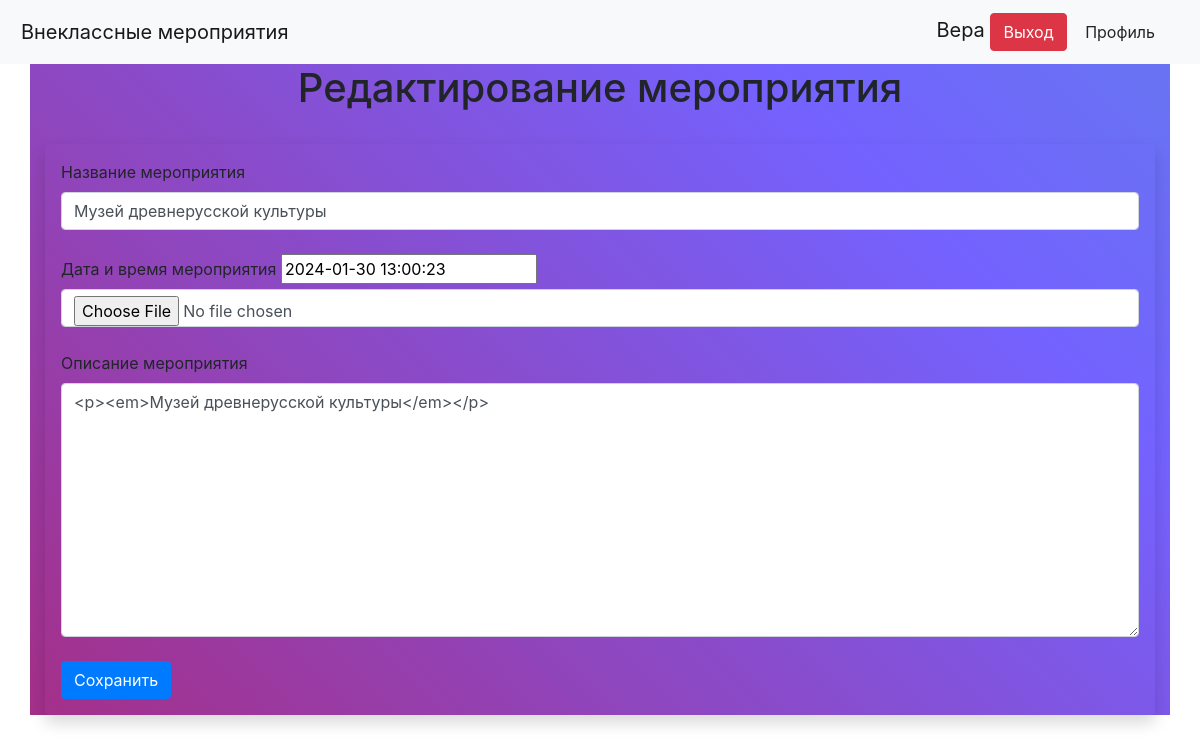
/events/edit/4 (signed in), run on the app's committed database.
### data/users.py (models this page shows, shortened)
class User(SqlAlchemyBase, UserMixin):
    __tablename__ = 'users'
    id = db.Column(db.Integer, primary_key=True, autoincrement=True)
    name = db.Column(db.VARCHAR, nullable=True)
    email = db.Column(db.VARCHAR, index=True, unique=True, nullable=True)
    last_name = db.Column(db.VARCHAR, nullable=True)
    fathers_name = db.Column(db.VARCHAR, nullable=True)
    occupation = db.Column(db.VARCHAR, nullable=True)
    school_num = db.Column(db.VARCHAR, nullable=True)
    class_num = db.Column(db.VARCHAR, nullable=True)
    city = db.Column(db.VARCHAR, nullable=True)
    about = db.Column(db.VARCHAR, nullable=True)
    hashed_password = db.Column(db.VARCHAR, nullable=True)
    created_date = db.Column(db.DateTime, default=datetime.datetime.now)
    is_active = db.Column(db.CHAR, nullable=True)
    profile_picture = db.Column(db.VARCHAR, nullable=True)
    events = orm.relationship("Events", backref='event_poster')
    feedbacks = orm.relationship("Feedbacks", backref='feedback_poster')

### data/events.py (models this page shows)
class Events(SqlAlchemyBase):
    __tablename__ = 'events'
    id = db.Column(db.Integer, primary_key=True, autoincrement=True)
    title = db.Column(db.VARCHAR, nullable=False)
    description = db.Column(db.VARCHAR, nullable=False)
    event_picture = db.Column(db.VARCHAR, nullable=True)
    event_date_time = db.Column(db.DateTime, default=datetime.datetime.now)
    created_date = db.Column(db.DateTime, default=datetime.datetime.now)
    poster_id = db.Column(db.Integer, db.ForeignKey("users.id"))
    category_id = db.Column(db.Integer, db.ForeignKey("categories.id"))
    feedbacks = orm.relationship("Feedbacks", backref='event')

### main.py (the view, shortened to what this page needs)
@app.route('/events/edit/<int:id>', methods=['GET', 'POST'])
def edit_event(id):
    db_sess = db_session.create_session()
    event = db_sess.query(Events).filter(Events.id == id).first()
    form = EventForm()
    if current_user.id == event.poster_id or current_user.id == 1:
        form.title.data = event.title
        form.description.data = event.description
        form.event_date_time.data = event.event_date_time
        return render_template('edit_event.html', form=form)

### forms/event.py
class EventForm(FlaskForm):
    title = StringField('Название мероприятия', validators=[DataRequired()])
    description = CKEditorField("Описание мероприятия", validators=[DataRequired()])
    event_picture = FileField("Фото")
    event_date_time = DateTimeField("Дата и время мероприятия", validators=[DataRequired()])
    submit = SubmitField('Сохранить')

### data/db_session.py (called while the page is built)
def create_session() -> Session:
    global __factory
    return __factory()

### main.py (called while the page is built)
@login_manager.user_loader
def load_user(user_id):
    db_sess = db_session.create_session()
    return db_sess.query(User).get(user_id)

### templates/edit_event.html (shortened to what this page needs)
{% extends "base.html" %}
{% block content %}
{% if current_user.is_authenticated %}
	<h1>Редактирование мероприятия</h1>
	<br/>
	<div class="shadow p-3 mb-5 bg-body rounded">
		<form action="" method="POST" enctype="multipart/form-data">
			{{ form.title.label(class="form-label") }}
			{{ form.title(class="form-control") }}
			<br/>
			{{ form.event_date_time.label(class="form-label") }}
			{{ form.event_date_time(class="DateTimeField") }}
			<br/>
			{{ form.event_picture(class="form-control") }}
			<br/>
			{{ form.description.label(class="form-label") }}
			{{ form.description(class="form-control", rows="10") }}
			<br/>
			{{ form.submit(class="btn btn-primary") }}
		</form>
	</div>
{% else %}
	<h2> Для редактирования мероприятия необходимо войти в систему...</h2>
	<a href="{{ url_for('login') }}">Вход в систему</a>
{% endif %}
{% endblock %}

### templates/base.html (shortened to what this page needs)
<!doctype html>
<html lang="en">
<head>
    <link rel="stylesheet"
          href="https://stackpath.bootstrapcdn.com/bootstrap/4.4.1/css/bootstrap.min.css"
>
    <link rel="stylesheet" type="text/css" href="{{url_for('static', filename='css/style.css')}}" />
    <link rel="stylesheet" type="text/css" href="{{url_for('static', filename='css/style_maps.css')}}" />
    <link rel="stylesheet" type="text/css" href="{{url_for('static', filename='css/style_def.css')}}" />
    <link rel="stylesheet" type="text/css" href="{{url_for('static', filename='css/info.css')}}" />
</head>
<body>
<header>
    <nav class="navbar navbar-light bg-light">
        <a class="navbar-brand" href="/">Внеклассные мероприятия</a>
        <div class="navbar-brand">
        {% if current_user.is_authenticated %}
                {{ current_user.name }}
                <a class="btn btn-danger" href="/logout" >Выход</a>
                <a class="btn" href="/profile" >Профиль</a>
        {% else %}
                <a class="btn btn-primary" href="/register">Зарегистрироваться</a>
                <a class="btn btn-success" href="/login">Войти</a>
        {% endif %}
        </div>
    </nav>
</header>
<main role="main" class="container">
    {% block content %}{% endblock %}
</main>
</body>
</html>

### static/css/style.css (style rules this page uses)
.container { height: 100%; width: 100%; background: linear-gradient(45deg, #d2001a, #7462ff, #23d5ab); background-size: 300% 300%; animation: color 12s ease-in-out infinite; }
a { color: #FFF; }

### static/css/style_maps.css (style rules this page uses)
a { text-align: center; padding: 5px; }
h1 { text-align: center; }

### static/css/style_def.css (style rules this page uses)
* { margin: 0; }

### data on the page
User: name "Вера"
Events: title "Музей древнерусской культуры", event_date_time "2024-01-30 13:00:23", description "<p><em>Музей древнерусской культуры</em></p>"
